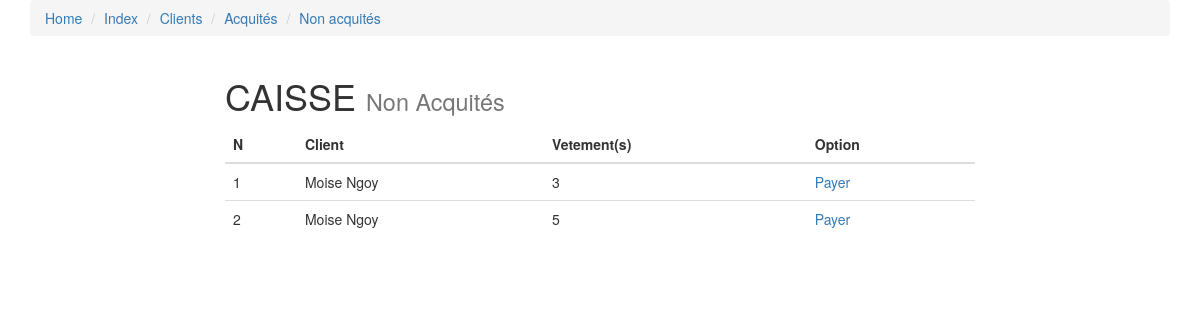
The page /caisse/payment/non_acquite.payment.php on the database its author committed.
### tables this page shows
CREATE TABLE `records` (
  `record_id` int(11) NOT NULL,
  `client_id` int(5) NOT NULL,
  `user_id` int(11) NOT NULL,
  `nombre_hab` int(5) DEFAULT 1,
  `date_depot` date DEFAULT curdate(),
  `date_recupe` date DEFAULT NULL,
  `recupere` tinyint(1) DEFAULT 0,
  `reg_date` datetime NOT NULL DEFAULT current_timestamp()
);

CREATE TABLE `clients` (
  `client_id` int(11) NOT NULL,
  `nom` varchar(50) NOT NULL,
  `prenom` varchar(50) NOT NULL,
  `adresse` varchar(50) DEFAULT NULL,
  `date_nais` date DEFAULT curdate()
);

### includes/classLoader.inc.php (called while the page is built, shortened)
<?php
	function autoLoader($className){
		$path = "classes/";
		$ext = ".class.php";
		$fullPath = $path . $className . $ext;
	}
?>

### classes/dbh.class.php (called while the page is built, shortened)
<?php
	class Dbh {
		private $host = 'localhost';
		private $user = 'root';
		private $pw = '';
		private $db = 'laveriedb';
		protected function connect_db(){
			$dsn = 'mysql:host=' .$this->host. ';dbname=' . $this->db;
			$pdo = new PDO($dsn, $this->user, $this->pw);
			$pdo->setAttribute(PDO::ATTR_DEFAULT_FETCH_MODE, PDO::FETCH_ASSOC);
			return $pdo;
		}
	}
?>

### caisse/classes/Caisse.class.php (called while the page is built, shortened)
<?php
	class Caisse extends Dbh{
		public $obj_client;
		public $obj_record;
		function __construct(){
			$this->obj_client = new Client();
			$this->obj_record = new Record();
		}
		public function getRecordRecupere( bool $enabled = true ){
			return $this->obj_record->getRecordRecupere( $enabled );
		}
		public function getClientRecord($record_id){
			return $this->obj_client->getClientRecord( $record_id );
		}
	}

### classes/Record.class.php (called while the page is built, shortened)
<?php
	class Record extends Dbh {
		private $connect_db;
		function __construct() {
			$this->connect_db = $this->connect_db();
		}
		public function getRecordRecupere(bool $enabled = true){
			$sql  = ("SELECT * FROM records WHERE recupere = ? ");
			$query = $this->connect_db->prepare($sql);
			$query->execute([$enabled]);
			$result = $query->fetchAll();
			return $result;
		}
	}

### classes/client.class.php (called while the page is built, shortened)
<?php
	class Client extends Dbh {
		private $connect_db;
		function __construct() {
			$this->connect_db = $this->connect_db();
		}
		public function getClientRecord(int $record_id){
			$sql = "
				SELECT *
				FROM clients
				WHERE client_id IN(
					SELECT client_id FROM records WHERE record_id = ?
				)
				";
			$query = $this->connect_db->prepare($sql);
			$query->execute([$record_id]);
			$result = $query->fetch();
			return $result;
		}
	}

### caisse/payment/non_acquite.payment.php (the view, shortened to what this page needs)
<?php
	include "../../includes/classLoader.inc.php";
	$obj_caisse = new Caisse();
	$records = $obj_caisse->getRecordRecupere(0);
	function getClient($record_id){
		global $obj_caisse;
		return $obj_caisse->getClientRecord($record_id);
	}
	$i = 1;
?>
<!DOCTYPE html>
<html lang="en">
	<head>
		<link rel="stylesheet" type="text/css" href="http://localhost/laverie/libs/bootstrap/css/bootstrap.css">
	</head>
	<body>
		<div class="container">
			<?php include "header.payment.php";?>
		  	<div class="row">
		  		<div class="col-md-8 col-md-offset-2">
					<h1>CAISSE <small>Non Acquités</small></h1>
	  				<?php if (count($records) > 0): ?>
	  					<table class="table table-hover">
	  						<thead>
	  							<tr>
	  								<th>N</th>
	  								<th>Client</th>
	  								<th>Vetement(s)</th>
	  								<th>Option</th>
	  							</tr>
	  						</thead>
	  						<tbody>
	  							<?php foreach ($records as $value): ?>
	  								<tr>
	  									<td><?= $i?></td>
	  									<td>
	  										<?php
	  											$data = getClient($value['record_id']);
	  											echo $data['nom'];
	  										?>
	  									</td>
	  									<td><?= $value['nombre_hab']?></td>
	  									<td><a href="vetement.payment.php?record=<?=$value['record_id']?>">Payer</a></td>
	  								</tr>
	  								<?php $i++?>
	  							<?php endforeach ?>
	  						</tbody>
	  					</table>
	  				<?php endif ?>
		  		</div>
			</div>
		</div>
	</body>
</html>

### rows shown on the page
records: client.nom "Moise Ngoy", nombre_hab "3"
records: client.nom "Moise Ngoy", nombre_hab "5"
